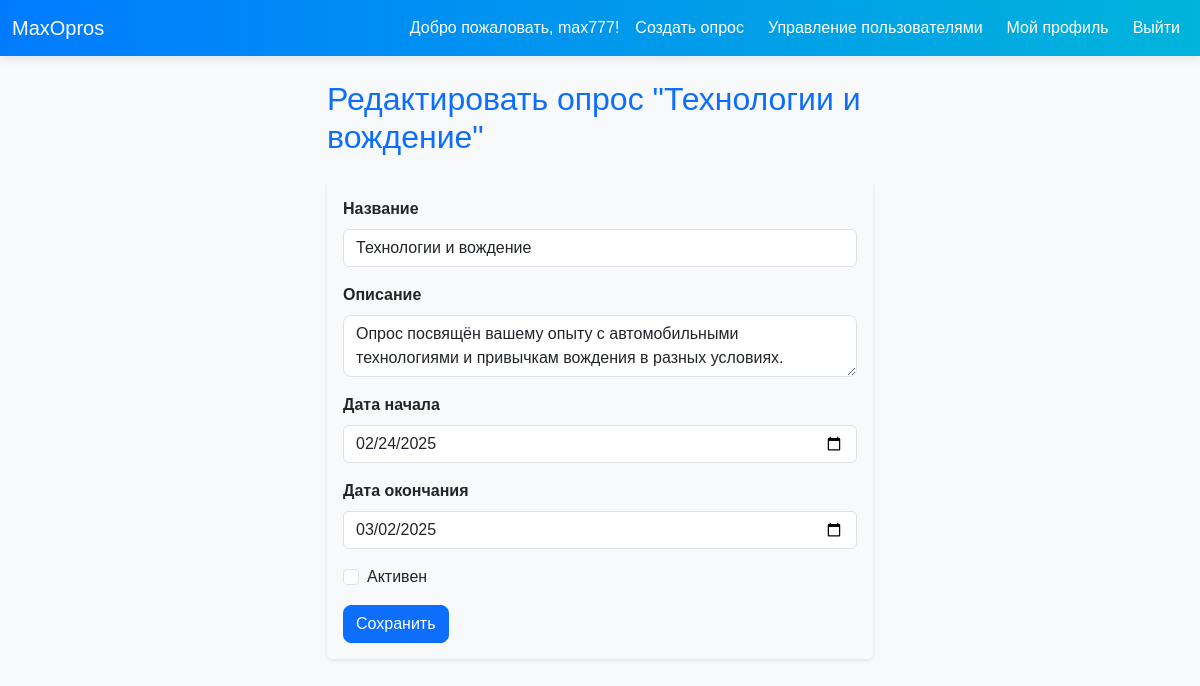
Screenshot of /survey/1/edit/ (signed in) with the database file from the repository.
### survey/models.py (models this page shows, shortened)
class Survey(models.Model):
    title = models.CharField(max_length=255)
    description = models.TextField(blank=True)
    start_date = models.DateField()
    end_date = models.DateField()
    is_active = models.BooleanField(default=True)

### survey/views.py (the view, shortened to what this page needs)
# urls.py: path('survey/<int:survey_id>/edit/', edit_survey, name='edit_survey'),
@login_required
@user_passes_test(admin_required)
def edit_survey(request, survey_id):
    survey = Survey.objects.get(id=survey_id)
    return render(request, 'edit_survey.html', {'survey': survey})

### survey/views.py (called while the page is built)
def admin_required(user):
    return user.is_staff

### survey/templates/edit_survey.html (shortened to what this page needs)
{% extends 'base.html' %}
{% block content %}
    <div class="row justify-content-center">
        <div class="col-md-6">
            <h2 class="mb-4 text-primary">Редактировать опрос "{{ survey.title }}"</h2>
            <form method="post" class="needs-validation p-3 bg-light rounded shadow-sm" novalidate>
                <div class="mb-3">
                    <label for="title" class="form-label fw-bold">Название</label>
                    <input type="text" name="title" id="title" class="form-control" value="{{ survey.title }}" required>
                </div>
                <div class="mb-3">
                    <label for="description" class="form-label fw-bold">Описание</label>
                    <textarea name="description" id="description" class="form-control" required>{{ survey.description }}</textarea>
                </div>
                <div class="mb-3">
                    <label for="start_date" class="form-label fw-bold">Дата начала</label>
                    <input type="date" name="start_date" id="start_date" class="form-control" value="{{ survey.start_date|date:'Y-m-d' }}" required>
                </div>
                <div class="mb-3">
                    <label for="end_date" class="form-label fw-bold">Дата окончания</label>
                    <input type="date" name="end_date" id="end_date" class="form-control" value="{{ survey.end_date|date:'Y-m-d' }}" required>
                </div>
                <div class="mb-3 form-check">
                    <input type="checkbox" name="is_active" id="is_active" class="form-check-input" {% if survey.is_active %}checked{% endif %}>
                    <label for="is_active" class="form-check-label">Активен</label>
                </div>
                <button type="submit" class="btn btn-primary">Сохранить</button>
            </form>
        </div>
    </div>
{% endblock %}

### survey/templates/base.html (shortened to what this page needs)
<!DOCTYPE html>
{% load static %}
<html lang="en">
<head>
    <link href="https://cdn.jsdelivr.net/npm/bootstrap@5.3.0/dist/css/bootstrap.min.css" rel="stylesheet">
    <link rel="stylesheet" href="{% static 'survey/css/survey.css' %}">
</head>
<body>
    <nav class="navbar navbar-expand-lg">
        <div class="container-fluid">
            <a class="navbar-brand" href="{% url 'survey_list' %}">MaxOpros</a>
            <div class="collapse navbar-collapse" id="navbarNav">
                <ul class="navbar-nav ms-auto">
                    {% if user.is_authenticated %}
                        <li class="nav-item">
                            <span class="nav-link">Добро пожаловать, {{ user.username }}!</span>
                        </li>
                        {% if user.is_staff %}
                            <li class="nav-item">
                                <a class="nav-link btn btn-outline-warning me-2" href="{% url 'create_survey' %}">Создать опрос</a>
                            </li>
                            <li class="nav-item">
                                <a class="nav-link btn btn-outline-secondary me-2" href="{% url 'manage_users' %}">Управление пользователями</a>
                            </li>
                        {% endif %}
                        <li class="nav-item">
                            <a class="nav-link btn btn-outline-info me-2" href="{% url 'profile' %}">Мой профиль</a>
                        </li>
                        <li class="nav-item">
                            <a class="nav-link btn btn-outline-danger" href="{% url 'logout' %}">Выйти</a>
                        </li>
                    {% endif %}
                </ul>
            </div>
        </div>
    </nav>
    <div class="container mt-4">
        {% block content %}{% endblock %}
    </div>
</body>
</html>

### survey/static/survey/css/survey.css (style rules this page uses)
body { background-color: #f8f9fa; font-family: 'Arial', sans-serif; }
.navbar { background: linear-gradient(90deg, #007bff, #00b4db); box-shadow: 0 2px 10px rgba(0, 0, 0, 0.1); }
.navbar-brand, .nav-link { color: white !important; }
.btn-outline-primary, .btn-outline-danger, .btn-outline-success { transition: all 0.3s ease; }
textarea.form-control { border-radius: 8px; }
.btn-primary { border-radius: 8px; }
.form-select, .btn-primary { border-radius: 8px; }

### rows the page displays
Survey: title "Технологии и вождение", description "Опрос посвящён вашему опыту с автомобильными технологиями и привычкам вождения в разных условиях.", start_date "02/24/2025", end_date "03/02/2025"

### other values shown
{{ user.username }} "max777"
